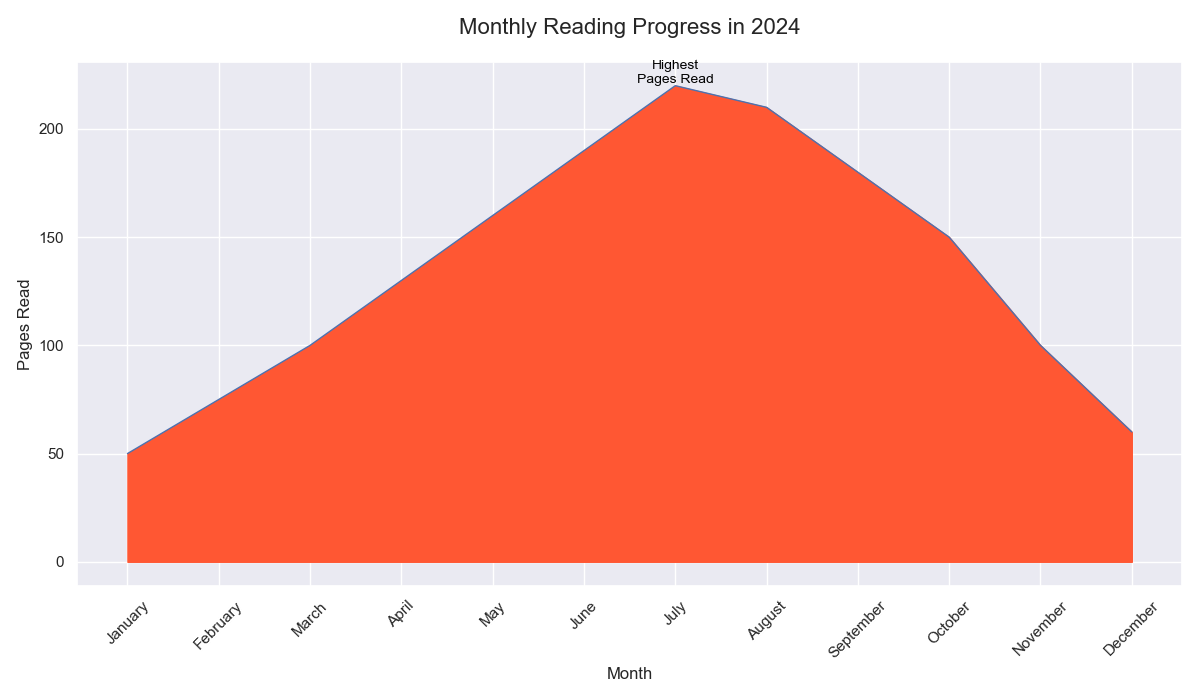

Source code (Python):

import pandas as pd
import seaborn as sns
import matplotlib.pyplot as plt

# Data
data = {
    'Month': ['January', 'February', 'March', 'April', 'May', 'June', 'July', 'August', 'September', 'October', 'November', 'December'],
    'Pages_Read': [50, 75, 100, 130, 160, 190, 220, 210, 180, 150, 100, 60]
}
df = pd.DataFrame(data)

# Set the figure size
plt.figure(figsize=(12, 7))

# Create an area chart
sns.lineplot(data=df, x='Month', y='Pages_Read', sort=False, lw=1)
plt.fill_between(df.Month, df.Pages_Read, color="#FF5733")

# Assign annotation
plt.text(df.Month[df.Pages_Read.idxmax()], df.Pages_Read.max(), 'Highest\nPages Read', horizontalalignment='center', verticalalignment='bottom', fontsize=10, color='black')

# Customize the plot with title, labels and limit
plt.title('Monthly Reading Progress in 2024', fontsize=16, pad=20)
plt.xlabel('Month', fontsize=12)
plt.ylabel('Pages Read', fontsize=12)

# Customize x-axis
plt.xticks(rotation=45)

# Show the plot
plt.tight_layout()
plt.show()
